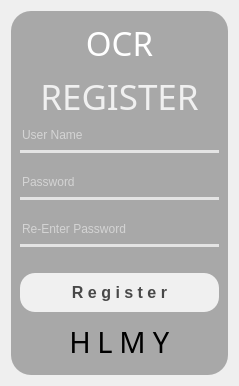
         <widget class="QWidget" name="Register_page">
          <property name="styleSheet">
           <string notr="true">QWidget#Register_page{
border-image: url(:/newPrefix/14546211_rm127-tang-16b-japaneseframe.jpg);
}</string>
          </property>
          <layout class="QGridLayout" name="gridLayout_4">
           <item row="9" column="0">
            <widget class="QFrame" name="frame_5">
             <property name="styleSheet">
              <string notr="true">background-color:rgba(0,0,0,0.3);
border-radius:20px;</string>
             </property>
             <property name="frameShape">
              <enum>QFrame::StyledPanel</enum>
             </property>
             <property name="frameShadow">
              <enum>QFrame::Raised</enum>
             </property>
             <layout class="QVBoxLayout" name="verticalLayout">
              <item>
               <widget class="QLabel" name="label_4">
                <property name="minimumSize">
                 <size>
                  <width>0</width>
                  <height>30</height>
                 </size>
                </property>
                <property name="maximumSize">
                 <size>
                  <width>16777215</width>
                  <height>50</height>
                 </size>
                </property>
                <property name="font">
                 <font>
                  <family>OCR A Extended</family>
                  <pointsize>25</pointsize>
                 </font>
                </property>
                <property name="styleSheet">
                 <string notr="true">color: rgb(255, 255, 255);
background-color: rgba(0,0,0,0);

</string>
                </property>
                <property name="text">
                 <string>OCR</string>
                </property>
                <property name="alignment">
                 <set>Qt::AlignCenter</set>
                </property>
               </widget>
              </item>
              <item>
               <widget class="QLabel" name="label_5">
                <property name="font">
                 <font>
                  <family>OCR A Extended</family>
                  <pointsize>26</pointsize>
                 </font>
                </property>
                <property name="styleSheet">
                 <string notr="true">background-color: rgba(255,255,255,0);
color : rgba(255,255,255,210)</string>
                </property>
                <property name="text">
                 <string>REGISTER</string>
                </property>
                <property name="alignment">
                 <set>Qt::AlignCenter</set>
                </property>
               </widget>
              </item>
              <item>
               <widget class="QLineEdit" name="inputUsername_2">
                <property name="styleSheet">
                 <string notr="true">background-color : rgba(0,0,0,0);
border : none;
border-bottom : 3px solid rgba(243, 243, 243,0.8);
color : rgba(255,255,255,1);
padding-bottom : 7px;</string>
                </property>
                <property name="placeholderText">
                 <string>User Name</string>
                </property>
               </widget>
              </item>
              <item>
               <spacer name="verticalSpacer_3">
                <property name="orientation">
                 <enum>Qt::Vertical</enum>
                </property>
                <property name="sizeType">
                 <enum>QSizePolicy::Fixed</enum>
                </property>
                <property name="sizeHint" stdset="0">
                 <size>
                  <width>20</width>
                  <height>15</height>
                 </size>
                </property>
               </spacer>
              </item>
              <item>
               <widget class="QLineEdit" name="InputPassword">
                <property name="styleSheet">
                 <string notr="true">background-color : rgba(0,0,0,0);
border : none;
border-bottom : 3px solid rgba(243, 243, 243,0.8);
color : rgba(255,255,255,1);
padding-bottom : 7px;</string>
                </property>
                <property name="placeholderText">
                 <string>Password</string>
                </property>
               </widget>
              </item>
              <item>
               <spacer name="verticalSpacer_4">
                <property name="orientation">
                 <enum>Qt::Vertical</enum>
                </property>
                <property name="sizeType">
                 <enum>QSizePolicy::Fixed</enum>
                </property>
                <property name="sizeHint" stdset="0">
                 <size>
                  <width>20</width>
                  <height>15</height>
                 </size>
                </property>
               </spacer>
              </item>
              <item>
               <widget class="QLineEdit" name="ReInputPassword">
                <property name="styleSheet">
                 <string notr="true">background-color : rgba(0,0,0,0);
border : none;
border-bottom : 3px solid rgba(243, 243, 243,0.8);
color : rgba(255,255,255,1);
padding-bottom : 7px;</string>
                </property>
                <property name="placeholderText">
                 <string>Re-Enter Password</string>
                </property>
               </widget>
              </item>
              <item>
               <spacer name="verticalSpacer_5">
                <property name="orientation">
                 <enum>Qt::Vertical</enum>
                </property>
                <property name="sizeType">
                 <enum>QSizePolicy::Fixed</enum>
                </property>
                <property name="sizeHint" stdset="0">
                 <size>
                  <width>20</width>
                  <height>20</height>
                 </size>
                </property>
               </spacer>
              </item>
              <item>
               <widget class="QPushButton" name="RegisterButton">
                <property name="maximumSize">
                 <size>
                  <width>16777215</width>
                  <height>40</height>
                 </size>
                </property>
                <property name="font">
                 <font>
                  <family>MS Shell Dlg 2</family>
                  <pointsize>12</pointsize>
                  <weight>75</weight>
                  <bold>true</bold>
                 </font>
                </property>
                <property name="styleSheet">
                 <string notr="true">QPushButton#RegisterButton{
    color: rgba(0, 0, 0, 0.7);  /* Warna teks dengan transparansi 70% */
    border: none;  /* Menghilangkan border */
    background-color: rgb(240, 240, 240);  /* Warna latar belakang */
    border-radius: 15px;  /* Membuat sudut tombol melengkung */
    padding: 10px 20px;  /* Tambahkan padding untuk menambah ruang di dalam tombol */
}

QPushButton#RegisterButton:hover{
    background-color: qlineargradient(spread:pad, x1:0.477, y1:0, x2:0.5, y2:1, 
    stop:0 rgba(0, 0, 0, 0.2), stop:1 rgba(255, 255, 255, 0.9));
}

QPushButton#RegisterButton:pressed {
    padding-left: 5px;
    padding-top: 5px;
    background-color: rgba(105, 118, 132, 1);  /* Mengubah warna latar belakang saat tombol ditekan */
    color: white;  /* Ubah warna teks menjadi putih saat tombol ditekan */
    /* Mengurangi padding untuk memberikan efek &quot;tekan&quot; */
}
</string>
                </property>
                <property name="text">
                 <string>R e g i s t e r</string>
                </property>
               </widget>
              </item>
              <item>
               <widget class="QFrame" name="frame_6">
                <property name="styleSheet">
                 <string notr="true">background-color:rgba(0,0,0,0);
</string>
                </property>
                <property name="frameShape">
                 <enum>QFrame::StyledPanel</enum>
                </property>
                <property name="frameShadow">
                 <enum>QFrame::Raised</enum>
                </property>
                <layout class="QHBoxLayout" name="horizontalLayout_6">
                 <item>
                  <spacer name="horizontalSpacer_5">
                   <property name="orientation">
                    <enum>Qt::Horizontal</enum>
                   </property>
                   <property name="sizeHint" stdset="0">
                    <size>
                     <width>40</width>
                     <height>20</height>
                    </size>
                   </property>
                  </spacer>
                 </item>
                 <item>
                  <layout class="QHBoxLayout" name="horizontalLayout_5">
                   <item>
                    <widget class="QPushButton" name="Google_1">
                     <property name="maximumSize">
                      <size>
                       <width>16777215</width>
                       <height>30</height>
                      </size>
                     </property>
                     <property name="font">
                      <font>
                       <family>Social Media Circled</family>
                       <pointsize>22</pointsize>
                      </font>
                     </property>
                     <property name="styleSheet">
                      <string notr="true">QPushButton#Google_1{
color : rgba(0,0,0,1);
background-color : rgba(255,255,255,0);
}

QPushButton#Google_1:hover{
color:rgba(240,240,240,1);
}</string>
                     </property>
                     <property name="text">
                      <string>H</string>
                     </property>
                    </widget>
                   </item>
                  </layout>
                 </item>
                 <item>
                  <widget class="QPushButton" name="WA_1">
                   <property name="maximumSize">
                    <size>
                     <width>16777215</width>
                     <height>30</height>
                    </size>
                   </property>
                   <property name="font">
                    <font>
                     <family>Social Media Circled</family>
                     <pointsize>22</pointsize>
                    </font>
                   </property>
                   <property name="styleSheet">
                    <string notr="true">QPushButton#WA_1{
color : rgba(0,0,0,1);
background-color : rgba(255,255,255,0);
}

QPushButton#WA_1:hover{
color:rgba(240,240,240,1);
}</string>
                   </property>
                   <property name="text">
                    <string>L</string>
                   </property>
                  </widget>
                 </item>
                 <item>
                  <widget class="QPushButton" name="YT_1">
                   <property name="maximumSize">
                    <size>
                     <width>16777215</width>
                     <height>30</height>
                    </size>
                   </property>
                   <property name="font">
                    <font>
                     <family>Social Media Circled</family>
                     <pointsize>22</pointsize>
                    </font>
                   </property>
                   <property name="styleSheet">
                    <string notr="true">QPushButton#YT_1{
color : rgba(0,0,0,1);
background-color : rgba(255,255,255,0);
}

QPushButton#YT_1:hover{
color:rgba(240,240,240,1);
}</string>
                   </property>
                   <property name="text">
                    <string>M</string>
                   </property>
                  </widget>
                 </item>
                 <item>
                  <widget class="QPushButton" name="DC_1">
                   <property name="maximumSize">
                    <size>
                     <width>16777215</width>
                     <height>30</height>
                    </size>
                   </property>
                   <property name="font">
                    <font>
                     <family>Social Media Circled</family>
                     <pointsize>22</pointsize>
                    </font>
                   </property>
                   <property name="styleSheet">
                    <string notr="true">QPushButton#DC_1{
color : rgba(0,0,0,1);
background-color : rgba(255,255,255,0);
}

QPushButton#DC_1:hover{
color:rgba(240,240,240,1);
}</string>
                   </property>
                   <property name="text">
                    <string>Y</string>
                   </property>
                  </widget>
                 </item>
                 <item>
                  <spacer name="horizontalSpacer_6">
                   <property name="orientation">
                    <enum>Qt::Horizontal</enum>
                   </property>
                   <property name="sizeHint" stdset="0">
                    <size>
                     <width>40</width>
                     <height>20</height>
                    </size>
                   </property>
                  </spacer>
                 </item>
                </layout>
               </widget>
              </item>
             </layout>
            </widget>
           </item>
          </layout>
         </widget>
